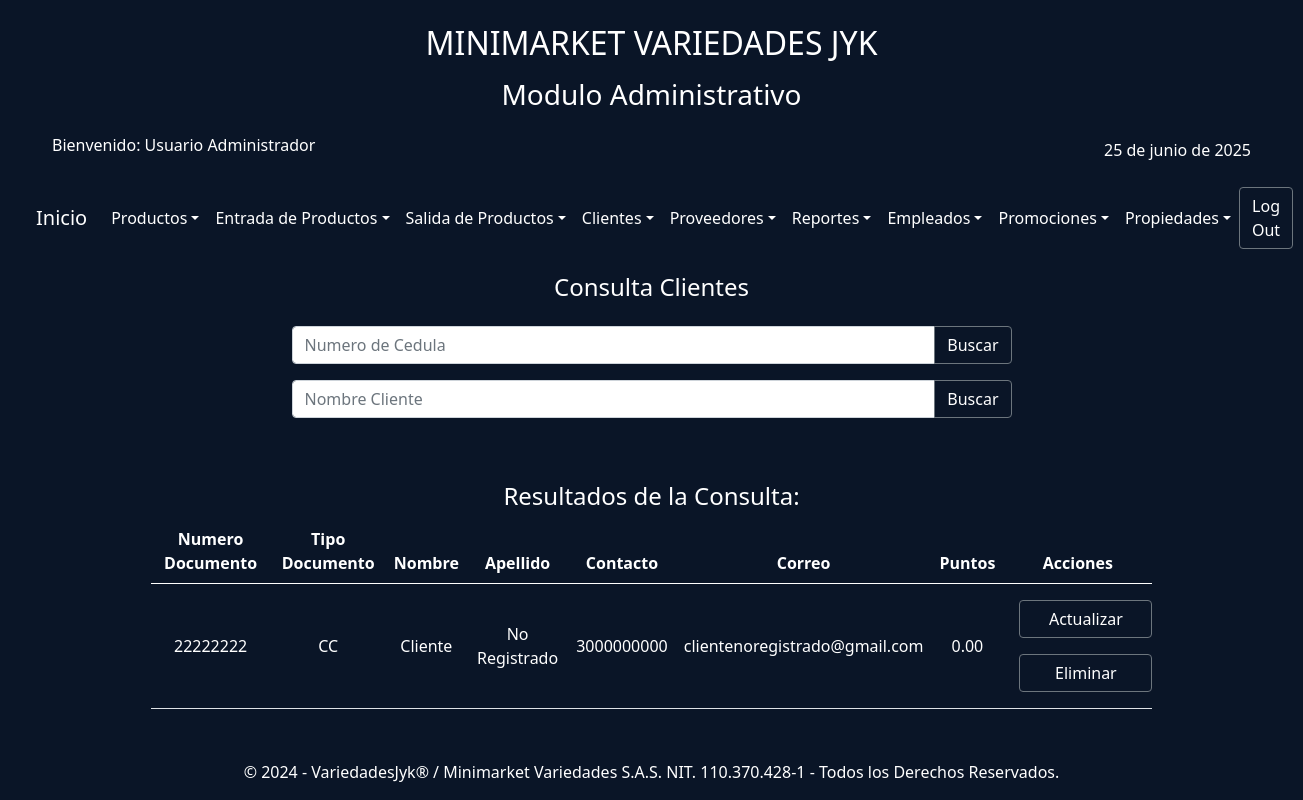
Page /index.php?action=consultaCliente (signed in) on the committed database.
### tables this page shows
CREATE TABLE IF NOT EXISTS `clientes` (
  `idCliente` int NOT NULL AUTO_INCREMENT,
  `idTipoDocum` int NOT NULL,
  `NumIdentificacion` varchar(15) NOT NULL,
  `Nombres` varchar(30) NOT NULL,
  `Apellidos` varchar(30) NOT NULL,
  `NumCelular` varchar(10) NOT NULL,
  `Email` varchar(40) NOT NULL,
  `Puntos` decimal(8,2) NOT NULL,
  PRIMARY KEY (`idCliente`),
  KEY `idTipoDocum` (`idTipoDocum`)
);

CREATE TABLE IF NOT EXISTS `tipo_documento` (
  `idTipoDocum` int NOT NULL AUTO_INCREMENT,
  `tipoDocum` varchar(20) NOT NULL,
  PRIMARY KEY (`idTipoDocum`)
);

### controllers/controladorCliente.php (called while the page is built, shortened)
<?php
require_once('./models/modeloCliente.php');
require_once('./config/conexionBDJYK.php');
class ControladorCliente
{
    private $modeloCliente;
    public function __construct()
    {
        $database = new DataBase();
        $this->db = $database->getConnectionJYK();
        $this->modeloCliente = new ModeloCliente($this->db);
    }
    public function listaClientesVista($tipo, $valor)
    {
        $limite = 10;
        $pagina = isset($_GET['pagina']) ? (int)$_GET['pagina'] : 1;
        $inicio = ($pagina - 1) * $limite;
        $clientes = $this->modeloCliente->consultGenClienteVista($inicio, $limite);
        $totalClientes = $this->modeloCliente->obtenerTotalClientes();
        $totalPaginas = ceil($totalClientes / $limite);
        return
            [
                'clientes' => $clientes,
                'pagina' => $pagina,
                'totalPaginas' => $totalPaginas,
                'filtro' => $valor,
                'tipo' => $tipo,
            ];
    }
}

### config/conexionBDJYK.php (called while the page is built)
<?php
class DataBase
{
    private $host = "localhost";
    private $db_name = "variedadesjyk";
    private $username = "variedadesjyk";
    private $password = "variedJYK2025";
    private static $conn = null;
    public function getConnectionJYK()
    {
        if (self::$conn === null) {
            try {
                self::$conn = new PDO(
                    "mysql:host=" . $this->host . ";dbname=" . $this->db_name,
                    $this->username,
                    $this->password
                );
                self::$conn->exec("set names utf8");
            } catch (PDOException $e) {
                echo "Error de Conexión: " . $e->getMessage();
                exit;
            }
        }
        return self::$conn;
    }
}

### models/modeloCliente.php (called while the page is built, shortened)
<?php
class ModeloCliente
{
    private $conn;
    private $table = "clientes";
    public function __construct($db)
    {
        $this->conn = $db;
    }
    public function consultGenClienteVista($inicio, $limite)
    {
        $query = "SELECT idCliente, tipo_documento.tipoDocum, NumIdentificacion,
            Nombres, Apellidos, NumCelular, Email, Puntos FROM " . $this->table . "
            INNER JOIN tipo_documento ON
            clientes.idTipoDocum = tipo_documento.idTipoDocum
            ORDER BY Nombres ASC
            LIMIT :inicio, :limite";
        $stmt = $this->conn->prepare($query);
        $stmt->bindValue(':inicio', (int)$inicio, PDO::PARAM_INT);
        $stmt->bindValue(':limite', (int)$limite, PDO::PARAM_INT);
        $stmt->execute();
        return $stmt->fetchAll(PDO::FETCH_ASSOC);
    }
    public function obtenerTotalClientes()
    {
        $stmt = $this->conn->query("SELECT COUNT(*) FROM ". $this->table. "");
        return (int)$stmt->fetchColumn();
    }
}

### views/cliente/consultaCliente.php (the view, shortened to what this page needs)
<?php include('./views/layautModAdmin/headerModAdmin.php'); ?>
<div class="container">
    <div class="row justify-content-center">
        <div class="col-lg-8 col-md-10 col-sm-12">
            <div class="text-center text-white mt-3">
                <h4>Consulta Clientes</h4>
            </div>
            <form class=" mt-4" action="index.php?action=consultaClienteCedula" method="get">
                <div class="input-group mb-3">
                    <input type="text" class="form-control" placeholder="Numero de Cedula" name="documCliente" aria-label="Recipient's usernam" aria-describedby="button-addon2" required>
                    <button class="btn btn-outline-secondary text-white" type="submit" id="button-addon2">Buscar</button>
                </div>
            </form>
            <form class=" mt-2" action="index.php?action=consultaClienteNombre" method="get">
                <div class="input-group mb-3">
                    <input type="text" class="form-control" placeholder="Nombre Cliente" name="nomCliente" aria-label="Recipient's usernam" aria-describedby="button-addon2" required>
                    <button class="btn btn-outline-secondary text-white" type="submit" id="button-addon2">Buscar</button>
                </div>
            </form>
        </div>
    </div>
</div>
<div class="container-fluid mt-5">
    <div class="row">
        <div class="col-12 col-md-10 offset-md-1">
            <div class="text-center">
                <?php if (isset($data['clientes']) && count($data['clientes']) > 0): ?>
                    <h4 class="text-white">Resultados de la Consulta:</h4>
            </div>
            <div class="table-responsive">
                <table class="table table-hover text-white text-center">
                    <thead>
                        <tr>
                            <th>Numero Documento</th>
                            <th>Tipo Documento</th>
                            <th>Nombre</th>
                            <th>Apellido</th>
                            <th>Contacto</th>
                            <th>Correo</th>
                            <th>Puntos</th>
                            <th>Acciones</th>
                        </tr>
                    </thead>
                    <tbody class="">
                        <?php foreach ($data['clientes'] as $cliente): ?>
                            <tr>
                                <td class="text-white align-middle"><?= $cliente['NumIdentificacion']; ?></td>
                                <td class="text-white align-middle"><?= $cliente['tipoDocum']; ?></td>
                                <td class="text-white align-middle"><?= $cliente['Nombres']; ?></td>
                                <td class="text-white align-middle"><?= $cliente['Apellidos']; ?></td>
                                <td class="text-white align-middle"><?= $cliente['NumCelular']; ?></td>
                                <td class="text-white align-middle"><?= $cliente['Email']; ?></td>
                                <td class="text-white align-middle"><?= $cliente['Puntos']; ?></td>
                                <td>
                                    <a href="index.php?action=actualizarClienteId&idCliente=<?= $cliente['idCliente']; ?>" class="btn btn-outline-secondary text-white m-2 w-100" role="button">Actualizar</a>
                                    <a href="index.php?action=eliminarClienteId&idCliente=<?= $cliente['idCliente']; ?>" class="btn btn-outline-secondary text-white m-2 w-100" role="button">Eliminar</a>
                                </td>
                            </tr>
                        <?php endforeach; ?>
                    </tbody>
                </table>
            </div>
        <?php else: ?>
            <p class="text-white text-center">No se encontraron productos con ese criterio de búsqueda.</p>
        <?php endif; ?>
        </div>
    </div>
</div>
</div>
</main>
<?php include('./views/layautModAdmin/footerModAdmin.php'); ?>

### css/DesingBody.css (style rules this page uses)
body { background-color: #0a1527 ; }
.row { margin: 0; padding: 0; }

### rows in the picture
clientes: NumIdentificacion "22222222", idTipoDocum.tipoDocum "CC", Nombres "Cliente", Apellidos "No Registrado", NumCelular "3000000000", Email "clientenoregistrado@gmail.com", Puntos "0.00"

### other values in the picture
$_SESSION['nombre'] "Usuario"
$_SESSION['apellido'] "Administrador"
